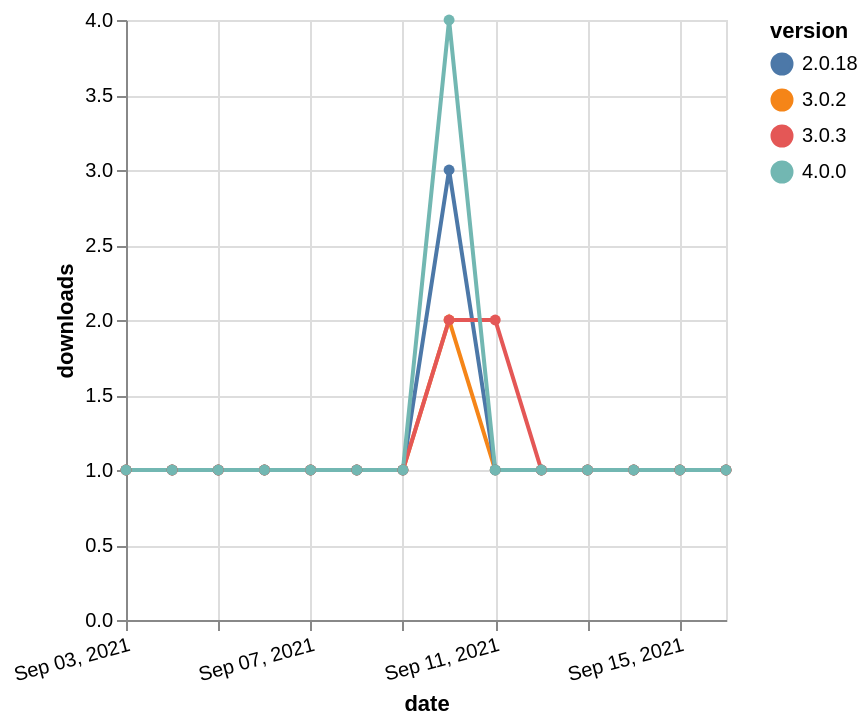

Source (Vega-Lite JSON):
### Vega-Lite specification from a JSON file in a GitHub repository (floating-point values rounded to 4 significant figures)
{"$schema": "https://vega.github.io/schema/vega-lite/v5.json", "description": "A simple bar chart with embedded data.", "data": {"values": [{"date": "2021-09-03", "total": 159, "delta": 1, "version": "3.0.2"}, {"date": "2021-09-04", "total": 160, "delta": 1, "version": "3.0.2"}, {"date": "2021-09-05", "total": 161, "delta": 1, "version": "3.0.2"}, {"date": "2021-09-06", "total": 162, "delta": 1, "version": "3.0.2"}, {"date": "2021-09-07", "total": 163, "delta": 1, "version": "3.0.2"}, {"date": "2021-09-08", "total": 164, "delta": 1, "version": "3.0.2"}, {"date": "2021-09-09", "total": 165, "delta": 1, "version": "3.0.2"}, {"date": "2021-09-10", "total": 167, "delta": 2, "version": "3.0.2"}, {"date": "2021-09-11", "total": 168, "delta": 1, "version": "3.0.2"}, {"date": "2021-09-12", "total": 169, "delta": 1, "version": "3.0.2"}, {"date": "2021-09-13", "total": 170, "delta": 1, "version": "3.0.2"}, {"date": "2021-09-14", "total": 171, "delta": 1, "version": "3.0.2"}, {"date": "2021-09-15", "total": 172, "delta": 1, "version": "3.0.2"}, {"date": "2021-09-16", "total": 173, "delta": 1, "version": "3.0.2"}, {"date": "2021-09-03", "total": 194, "delta": 1, "version": "2.0.18"}, {"date": "2021-09-04", "total": 195, "delta": 1, "version": "2.0.18"}, {"date": "2021-09-05", "total": 196, "delta": 1, "version": "2.0.18"}, {"date": "2021-09-06", "total": 197, "delta": 1, "version": "2.0.18"}, {"date": "2021-09-07", "total": 198, "delta": 1, "version": "2.0.18"}, {"date": "2021-09-08", "total": 199, "delta": 1, "version": "2.0.18"}, {"date": "2021-09-09", "total": 200, "delta": 1, "version": "2.0.18"}, {"date": "2021-09-10", "total": 203, "delta": 3, "version": "2.0.18"}, {"date": "2021-09-11", "total": 204, "delta": 1, "version": "2.0.18"}, {"date": "2021-09-12", "total": 205, "delta": 1, "version": "2.0.18"}, {"date": "2021-09-13", "total": 206, "delta": 1, "version": "2.0.18"}, {"date": "2021-09-14", "total": 207, "delta": 1, "version": "2.0.18"}, {"date": "2021-09-15", "total": 208, "delta": 1, "version": "2.0.18"}, {"date": "2021-09-16", "total": 209, "delta": 1, "version": "2.0.18"}, {"date": "2021-09-03", "total": 140, "delta": 1, "version": "3.0.3"}, {"date": "2021-09-04", "total": 141, "delta": 1, "version": "3.0.3"}, {"date": "2021-09-05", "total": 142, "delta": 1, "version": "3.0.3"}, {"date": "2021-09-06", "total": 143, "delta": 1, "version": "3.0.3"}, {"date": "2021-09-07", "total": 144, "delta": 1, "version": "3.0.3"}, {"date": "2021-09-08", "total": 145, "delta": 1, "version": "3.0.3"}, {"date": "2021-09-09", "total": 146, "delta": 1, "version": "3.0.3"}, {"date": "2021-09-10", "total": 148, "delta": 2, "version": "3.0.3"}, {"date": "2021-09-11", "total": 150, "delta": 2, "version": "3.0.3"}, {"date": "2021-09-12", "total": 151, "delta": 1, "version": "3.0.3"}, {"date": "2021-09-13", "total": 152, "delta": 1, "version": "3.0.3"}, {"date": "2021-09-14", "total": 153, "delta": 1, "version": "3.0.3"}, {"date": "2021-09-15", "total": 154, "delta": 1, "version": "3.0.3"}, {"date": "2021-09-16", "total": 155, "delta": 1, "version": "3.0.3"}, {"date": "2021-09-03", "total": 208, "delta": 1, "version": "4.0.0"}, {"date": "2021-09-04", "total": 209, "delta": 1, "version": "4.0.0"}, {"date": "2021-09-05", "total": 210, "delta": 1, "version": "4.0.0"}, {"date": "2021-09-06", "total": 211, "delta": 1, "version": "4.0.0"}, {"date": "2021-09-07", "total": 212, "delta": 1, "version": "4.0.0"}, {"date": "2021-09-08", "total": 213, "delta": 1, "version": "4.0.0"}, {"date": "2021-09-09", "total": 214, "delta": 1, "version": "4.0.0"}, {"date": "2021-09-10", "total": 218, "delta": 4, "version": "4.0.0"}, {"date": "2021-09-11", "total": 219, "delta": 1, "version": "4.0.0"}, {"date": "2021-09-12", "total": 220, "delta": 1, "version": "4.0.0"}, {"date": "2021-09-13", "total": 221, "delta": 1, "version": "4.0.0"}, {"date": "2021-09-14", "total": 222, "delta": 1, "version": "4.0.0"}, {"date": "2021-09-15", "total": 223, "delta": 1, "version": "4.0.0"}, {"date": "2021-09-16", "total": 224, "delta": 1, "version": "4.0.0"}]}, "width": "container", "mark": {"type": "line", "point": {"filled": true}}, "encoding": {"x": {"field": "date", "type": "temporal", "timeUnit": "yearmonthdate", "title": "date", "axis": {"labelAngle": -15}}, "y": {"field": "delta", "type": "quantitative", "title": "downloads"}, "color": {"field": "version", "type": "nominal"}, "tooltip": {"field": "delta"}}}
